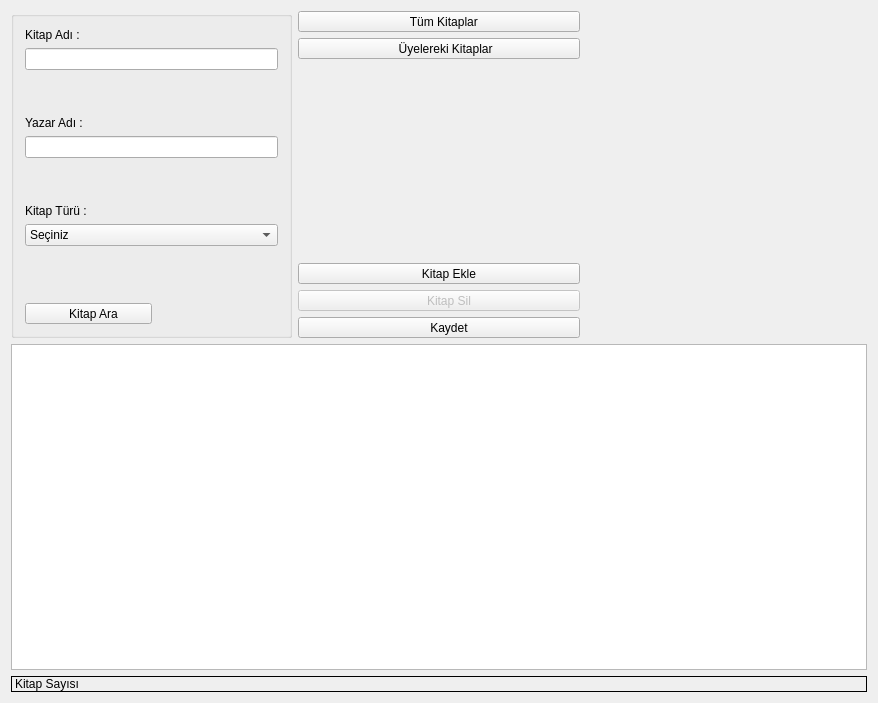
<?xml version="1.0" encoding="UTF-8"?>
<ui version="4.0">
 <class>LibraryWindow</class>
 <widget class="QDialog" name="LibraryWindow">
  <property name="geometry">
   <rect>
    <x>0</x>
    <y>0</y>
    <width>878</width>
    <height>703</height>
   </rect>
  </property>
  <layout class="QVBoxLayout" name="verticalLayout_3">
   <item>
    <layout class="QHBoxLayout" name="horizontalLayout_4" stretch="2,2,2">
     <item>
      <widget class="QGroupBox" name="groupBox">
       <property name="title">
        <string/>
       </property>
       <layout class="QVBoxLayout" name="verticalLayout" stretch="0,0,0,0,0,0,0,5,2,0">
        <item>
         <widget class="QLabel" name="label_13">
          <property name="text">
           <string>Kitap Adı :</string>
          </property>
         </widget>
        </item>
        <item>
         <widget class="QLineEdit" name="lineEditBookName">
          <property name="clearButtonEnabled">
           <bool>true</bool>
          </property>
         </widget>
        </item>
        <item>
         <spacer name="verticalSpacer_3">
          <property name="orientation">
           <enum>Qt::Vertical</enum>
          </property>
          <property name="sizeHint" stdset="0">
           <size>
            <width>20</width>
            <height>40</height>
           </size>
          </property>
         </spacer>
        </item>
        <item>
         <widget class="QLabel" name="label_28">
          <property name="text">
           <string>Yazar Adı :</string>
          </property>
         </widget>
        </item>
        <item>
         <widget class="QLineEdit" name="lineEditWriterName">
          <property name="clearButtonEnabled">
           <bool>true</bool>
          </property>
         </widget>
        </item>
        <item>
         <spacer name="verticalSpacer_4">
          <property name="orientation">
           <enum>Qt::Vertical</enum>
          </property>
          <property name="sizeHint" stdset="0">
           <size>
            <width>20</width>
            <height>40</height>
           </size>
          </property>
         </spacer>
        </item>
        <item>
         <widget class="QLabel" name="label_29">
          <property name="text">
           <string>Kitap Türü :</string>
          </property>
         </widget>
        </item>
        <item>
         <widget class="QComboBox" name="comboBoxBookType">
          <item>
           <property name="text">
            <string>Seçiniz</string>
           </property>
          </item>
          <item>
           <property name="text">
            <string>Roman</string>
           </property>
          </item>
          <item>
           <property name="text">
            <string>Öykü</string>
           </property>
          </item>
          <item>
           <property name="text">
            <string>Şiir</string>
           </property>
          </item>
          <item>
           <property name="text">
            <string>Ansiklopedi</string>
           </property>
          </item>
          <item>
           <property name="text">
            <string>Bilimsel Yayın</string>
           </property>
          </item>
         </widget>
        </item>
        <item>
         <spacer name="verticalSpacer">
          <property name="orientation">
           <enum>Qt::Vertical</enum>
          </property>
          <property name="sizeHint" stdset="0">
           <size>
            <width>20</width>
            <height>40</height>
           </size>
          </property>
         </spacer>
        </item>
        <item>
         <layout class="QHBoxLayout" name="horizontalLayout">
          <item>
           <widget class="QToolButton" name="toolButtonQuery">
            <property name="sizePolicy">
             <sizepolicy hsizetype="MinimumExpanding" vsizetype="MinimumExpanding">
              <horstretch>0</horstretch>
              <verstretch>0</verstretch>
             </sizepolicy>
            </property>
            <property name="layoutDirection">
             <enum>Qt::RightToLeft</enum>
            </property>
            <property name="text">
             <string>   Kitap Ara</string>
            </property>
            <property name="icon">
             <iconset resource="../Resources/bys.qrc">
              <normaloff>:/Fotos/search.png</normaloff>:/Fotos/search.png</iconset>
            </property>
            <property name="iconSize">
             <size>
              <width>32</width>
              <height>32</height>
             </size>
            </property>
            <property name="toolButtonStyle">
             <enum>Qt::ToolButtonTextBesideIcon</enum>
            </property>
           </widget>
          </item>
          <item>
           <spacer name="horizontalSpacer">
            <property name="orientation">
             <enum>Qt::Horizontal</enum>
            </property>
            <property name="sizeHint" stdset="0">
             <size>
              <width>40</width>
              <height>20</height>
             </size>
            </property>
           </spacer>
          </item>
         </layout>
        </item>
       </layout>
      </widget>
     </item>
     <item>
      <layout class="QVBoxLayout" name="verticalLayout_2" stretch="0,0,5,0,0,0,0">
       <item>
        <widget class="QToolButton" name="toolButtonShowAll">
         <property name="sizePolicy">
          <sizepolicy hsizetype="MinimumExpanding" vsizetype="MinimumExpanding">
           <horstretch>0</horstretch>
           <verstretch>0</verstretch>
          </sizepolicy>
         </property>
         <property name="layoutDirection">
          <enum>Qt::RightToLeft</enum>
         </property>
         <property name="text">
          <string>   Tüm Kitaplar</string>
         </property>
         <property name="icon">
          <iconset resource="../Resources/bys.qrc">
           <normaloff>:/Fotos/search.png</normaloff>:/Fotos/search.png</iconset>
         </property>
         <property name="iconSize">
          <size>
           <width>32</width>
           <height>32</height>
          </size>
         </property>
         <property name="toolButtonStyle">
          <enum>Qt::ToolButtonTextBesideIcon</enum>
         </property>
        </widget>
       </item>
       <item>
        <widget class="QToolButton" name="toolButtonTaken">
         <property name="sizePolicy">
          <sizepolicy hsizetype="MinimumExpanding" vsizetype="MinimumExpanding">
           <horstretch>0</horstretch>
           <verstretch>0</verstretch>
          </sizepolicy>
         </property>
         <property name="layoutDirection">
          <enum>Qt::RightToLeft</enum>
         </property>
         <property name="text">
          <string>    Üyelereki Kitaplar</string>
         </property>
         <property name="icon">
          <iconset resource="../Resources/bys.qrc">
           <normaloff>:/Fotos/search.png</normaloff>:/Fotos/search.png</iconset>
         </property>
         <property name="iconSize">
          <size>
           <width>32</width>
           <height>32</height>
          </size>
         </property>
         <property name="toolButtonStyle">
          <enum>Qt::ToolButtonTextBesideIcon</enum>
         </property>
        </widget>
       </item>
       <item>
        <spacer name="verticalSpacer_2">
         <property name="orientation">
          <enum>Qt::Vertical</enum>
         </property>
         <property name="sizeHint" stdset="0">
          <size>
           <width>20</width>
           <height>40</height>
          </size>
         </property>
        </spacer>
       </item>
       <item>
        <widget class="QToolButton" name="toolButtonAdd">
         <property name="sizePolicy">
          <sizepolicy hsizetype="MinimumExpanding" vsizetype="MinimumExpanding">
           <horstretch>0</horstretch>
           <verstretch>0</verstretch>
          </sizepolicy>
         </property>
         <property name="layoutDirection">
          <enum>Qt::RightToLeft</enum>
         </property>
         <property name="text">
          <string>      Kitap Ekle</string>
         </property>
         <property name="icon">
          <iconset resource="../Resources/bys.qrc">
           <normaloff>:/Fotos/play.png</normaloff>:/Fotos/play.png</iconset>
         </property>
         <property name="iconSize">
          <size>
           <width>32</width>
           <height>32</height>
          </size>
         </property>
         <property name="toolButtonStyle">
          <enum>Qt::ToolButtonTextBesideIcon</enum>
         </property>
        </widget>
       </item>
       <item>
        <widget class="QToolButton" name="toolButtonDelete">
         <property name="enabled">
          <bool>false</bool>
         </property>
         <property name="sizePolicy">
          <sizepolicy hsizetype="MinimumExpanding" vsizetype="MinimumExpanding">
           <horstretch>0</horstretch>
           <verstretch>0</verstretch>
          </sizepolicy>
         </property>
         <property name="layoutDirection">
          <enum>Qt::RightToLeft</enum>
         </property>
         <property name="text">
          <string>      Kitap Sil</string>
         </property>
         <property name="icon">
          <iconset resource="../Resources/bys.qrc">
           <normaloff>:/Fotos/play.png</normaloff>:/Fotos/play.png</iconset>
         </property>
         <property name="iconSize">
          <size>
           <width>32</width>
           <height>32</height>
          </size>
         </property>
         <property name="toolButtonStyle">
          <enum>Qt::ToolButtonTextBesideIcon</enum>
         </property>
        </widget>
       </item>
       <item>
        <widget class="QToolButton" name="toolButtonOK">
         <property name="sizePolicy">
          <sizepolicy hsizetype="MinimumExpanding" vsizetype="MinimumExpanding">
           <horstretch>0</horstretch>
           <verstretch>0</verstretch>
          </sizepolicy>
         </property>
         <property name="layoutDirection">
          <enum>Qt::RightToLeft</enum>
         </property>
         <property name="text">
          <string>      Kaydet</string>
         </property>
         <property name="icon">
          <iconset resource="../Resources/bys.qrc">
           <normaloff>:/Fotos/play.png</normaloff>:/Fotos/play.png</iconset>
         </property>
         <property name="iconSize">
          <size>
           <width>32</width>
           <height>32</height>
          </size>
         </property>
         <property name="toolButtonStyle">
          <enum>Qt::ToolButtonTextBesideIcon</enum>
         </property>
        </widget>
       </item>
       <item>
        <layout class="QHBoxLayout" name="horizontalLayout_2"/>
       </item>
      </layout>
     </item>
     <item>
      <widget class="QLabel" name="label">
       <property name="text">
        <string/>
       </property>
       <property name="pixmap">
        <pixmap>:/Fotos/oku.png</pixmap>
       </property>
       <property name="scaledContents">
        <bool>true</bool>
       </property>
      </widget>
     </item>
    </layout>
   </item>
   <item>
    <layout class="QHBoxLayout" name="horizontalLayout_3" stretch="1">
     <item>
      <widget class="QTableView" name="tableViewLibrary">
       <property name="dragDropOverwriteMode">
        <bool>false</bool>
       </property>
       <property name="selectionMode">
        <enum>QAbstractItemView::SingleSelection</enum>
       </property>
       <property name="selectionBehavior">
        <enum>QAbstractItemView::SelectRows</enum>
       </property>
       <property name="cornerButtonEnabled">
        <bool>false</bool>
       </property>
       <attribute name="horizontalHeaderDefaultSectionSize">
        <number>200</number>
       </attribute>
       <attribute name="horizontalHeaderHighlightSections">
        <bool>false</bool>
       </attribute>
       <attribute name="horizontalHeaderMinimumSectionSize">
        <number>200</number>
       </attribute>
       <attribute name="horizontalHeaderShowSortIndicator" stdset="0">
        <bool>true</bool>
       </attribute>
       <attribute name="horizontalHeaderStretchLastSection">
        <bool>true</bool>
       </attribute>
       <attribute name="verticalHeaderVisible">
        <bool>false</bool>
       </attribute>
      </widget>
     </item>
    </layout>
   </item>
   <item>
    <widget class="QLabel" name="labelTotalBooks">
     <property name="frameShape">
      <enum>QFrame::Box</enum>
     </property>
     <property name="text">
      <string>Kitap Sayısı</string>
     </property>
    </widget>
   </item>
  </layout>
 </widget>
 <layoutdefault spacing="6" margin="11"/>
 <resources>
  <include location="../Resources/bys.qrc"/>
  <include location="../Resources/bys.qrc"/>
 </resources>
 <connections/>
</ui>
